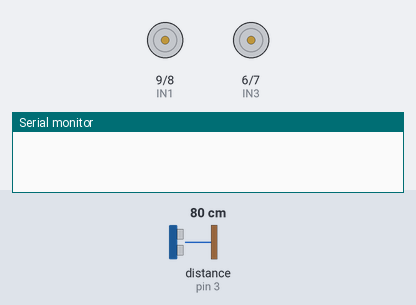
Simulated run of this program. Board: Arduino Uno, built with avr-gcc and run on an emulated ATmega328P. Parts: motor-driver pin pairs drawn as motors (green arrow = first pin HIGH = forward, orange = second pin HIGH = backward, longer = more drive, scaled by the enable pin), the last lines printed to the serial monitor. Wiring (inferred from the names in the program): ultrasonic range finder: trigger pin 4; echo pin 3. The inputs (shaded band) are chosen by the test bench; at power-on: distance to the obstacle (sensor on pin 3) 80 cm. The echo pulse lasts 58.3 µs per cm.

Above: at 1.2 s.
1.3 s: distance to the obstacle (sensor on pin 3) set to 19 cm
2.8 s: distance to the obstacle (sensor on pin 3) set to 14 cm
At 3.1 s:
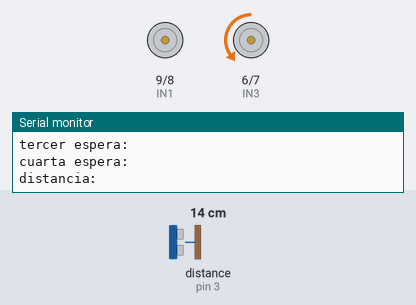
4.3 s: distance to the obstacle (sensor on pin 3) set to 18 cm
At 5.2 s:
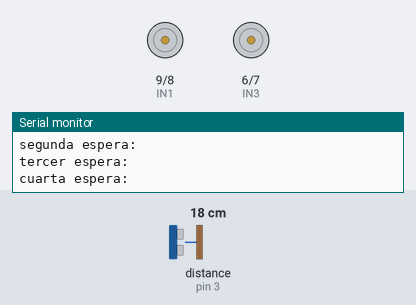
5.8 s: distance to the obstacle (sensor on pin 3) set to 2 cm
At 6.4 s:
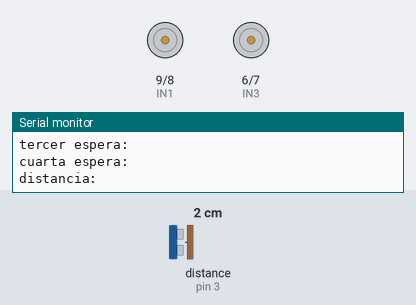
7.4 s: distance to the obstacle (sensor on pin 3) set to 35 cm
At 8.3 s:
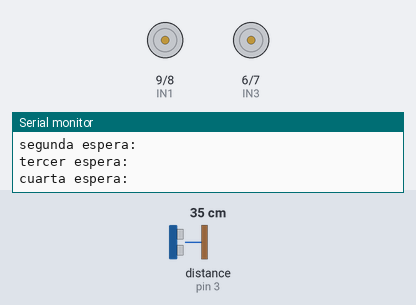
Timing chart, 0 to 9.9 s (numbered marks = the images above; inputs shaded):
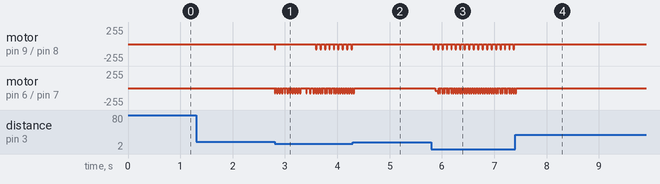

The program:

main.cpp
```cpp
#include <Arduino.h>

int TRIG = 4;  // (RX)
int ECO = 3;   // (TX)
int DURACION;
int DISTANCIA;
int VELOCIDAD;

int IN1 = 9;      // IN1 a pin (D7)
int IN2 = 8;      // IN2 a pin (D6)
int ENA = 10;      // ENA a pin (D8)
int IN3 = 6;      // IN3 a pin (D5)
int IN4 = 7;      // IN4 a pin  (D3)
int ENB = 5;      // ENA a pin  (D2)

unsigned long espera1 = 750;
unsigned long espera2 = 500;
unsigned long espera3 = 880;
unsigned long espera4 = 500;

unsigned long tiempo1 = 0;
unsigned long tiempo2 = 0;
unsigned long tiempo3 = 0;
unsigned long tiempo4 = 0;

void setup() {
  pinMode( TRIG, OUTPUT);
  pinMode ( ECO, INPUT);
  pinMode (ENA, OUTPUT);
  pinMode (ENB, OUTPUT);
  pinMode (IN1, OUTPUT);
  pinMode (IN2, OUTPUT);
  pinMode (IN3, OUTPUT);
  pinMode (IN4, OUTPUT);
  Serial.begin (9600);
}

void loop() {
  VELOCIDAD = 100;    // valor de velocidad para PWM de ENA y ENB
  digitalWrite (TRIG, HIGH);
  //delay (100);
  digitalWrite (TRIG, LOW);
  DURACION = pulseIn (ECO, HIGH);
  DISTANCIA = DURACION / 58.2;

  if (DISTANCIA == 0) {
    DISTANCIA = 30;
  }
  if (DISTANCIA <= 15) { //&& DISTANCIA >=0

     Serial.println("distancia: ");
     if (millis()-tiempo1> espera1){
//La logica en el if esta mal.
//Te lo pongo con un ejemplo:
//millis arranca en 0 cuando encendes el micro. Cuando paso un segundo, tiene el valor 1000
//en ese momento: 1000-0 > 750 --> true, se ejecuta esto y deja a tiempo1 = 1000.
//supongamos que paso otro segunto, millis ahora vale 2000 =>
//2000-1000 > 750 es true, se ejecuta y deja tiempo1 = 1000+2000 = 3000
//PERO ahora supone que paso un segundo mas, entonces millis = 3000
//entonces 3000-3000 > 750 es false, no se ejecuta, y de hecho no se ejecuta nunca mas (O al menos hasta que millis de la vuelta dentro de ~50 dias)
      analogWrite(ENA, 80);
      digitalWrite(IN1, LOW);
      digitalWrite(IN2, HIGH);
      analogWrite(ENB, 80);
      digitalWrite(IN3, LOW);
      digitalWrite(IN4, HIGH);
      Serial.println("primer espera: ");
      tiempo1 += millis();
    }

     if (millis() - tiempo1 > espera2){
      analogWrite(ENA,0);
      analogWrite(ENB,0);
      Serial.println("segunda espera: ");
      tiempo2 += millis();
    }


     if (millis() - tiempo2 > espera3){
      analogWrite(ENB, 80);
      digitalWrite(IN3, LOW);
      digitalWrite(IN4, HIGH);
      Serial.println ("tercer espera: ");
      tiempo3 += millis();
    }
    if (millis() - tiempo3 > espera4){
      analogWrite(ENA,0);
      analogWrite(ENB,0);
      Serial.println("cuarta espera: ");
      tiempo4 += millis();
    }
   /* if (millis()<= tiempo1 + espera1){
      //tiempo1 += espera1 ;
      analogWrite(ENA, 100);
      digitalWrite(IN1, LOW);
      digitalWrite(IN2, HIGH);
      analogWrite(ENB, 100);
      digitalWrite(IN3, LOW);
      digitalWrite(IN4, HIGH);
    }

    if (tiempo1 + espera1 < millis() <= tiempo1 + espera2 ){
      tiempo2 += espera2;
      analogWrite(ENA,0);
      analogWrite(ENB,0);
    }

    if (tiempo1 + espera2 < millis() <= tiempo1 + espera3){
      tiempo1 += espera3 ;
      tiempo2 += espera2;
      tiempo3 += espera3;
      analogWrite(ENB, 100);
      digitalWrite(IN3, LOW);
      digitalWrite(IN4, HIGH);
    }
    */
   /* detieneAmbos();
    delay(100);
    bAvance(VELOCIDAD);
    delay(880);
    detieneAmbos();
    delay(100);
    aAvance(VELOCIDAD);
    bAvance(VELOCIDAD);
    delay(750);
    detieneAmbos();
    delay(100);
    aAvance(VELOCIDAD);
    delay(750);
    detieneAmbos();
    delay(100);
    aAvance(VELOCIDAD);
    bAvance(VELOCIDAD);
    delay(800);
    detieneAmbos();
    delay(100);
    aAvance(VELOCIDAD);
    delay(700);
    detieneAmbos();
    delay(100);
    aAvance(VELOCIDAD);
    bAvance(VELOCIDAD);
    delay(750);
    detieneAmbos();
    delay(100);
    bAvance(VELOCIDAD);
    delay(750);
    detieneAmbos();
    delay(100);
  */
 }
}
/*
void aAvance(int veloc) {
  analogWrite(ENA, veloc);
  digitalWrite(IN1, LOW);
  digitalWrite(IN2, HIGH);
}

void bAvance(int veloc) {
  analogWrite(ENB, veloc);
  digitalWrite(IN3, LOW);
  digitalWrite(IN4, HIGH);
}

void detieneAmbos() {
  analogWrite(ENA, 0);
  analogWrite(ENB, 0);
}*/
```

Measured:
- the behaviour switches between 17 and 16 cm on distance to the obstacle (sensor on pin 3) (found by bisection; images 0 and 1)
- after the input at 1.3 s, every drawn part: stays the same
- after the input at 4.3 s, motor on pin 9 (IN1) / pin 8 (IN2): stops changing and stays stopped; motor on pin 6 (IN3) / pin 7 (IN4): goes on until 4.3 s, then stays stopped
- after the input at 5.8 s, motor on pin 9 (IN1) / pin 8 (IN2): alternates backward 80/255 for 0.02 s and stopped for 0.07 s, starting at once; motor on pin 6 (IN3) / pin 7 (IN4): stopped → backward 43/255 after 0.07 s, then repeats every 0.04 s: backward 80/255 0.02 s, stopped 0.02 s
- after the input at 7.4 s, motor on pin 9 (IN1) / pin 8 (IN2): stops changing and stays stopped; motor on pin 6 (IN3) / pin 7 (IN4): goes on until 7.4 s, then stays stopped
